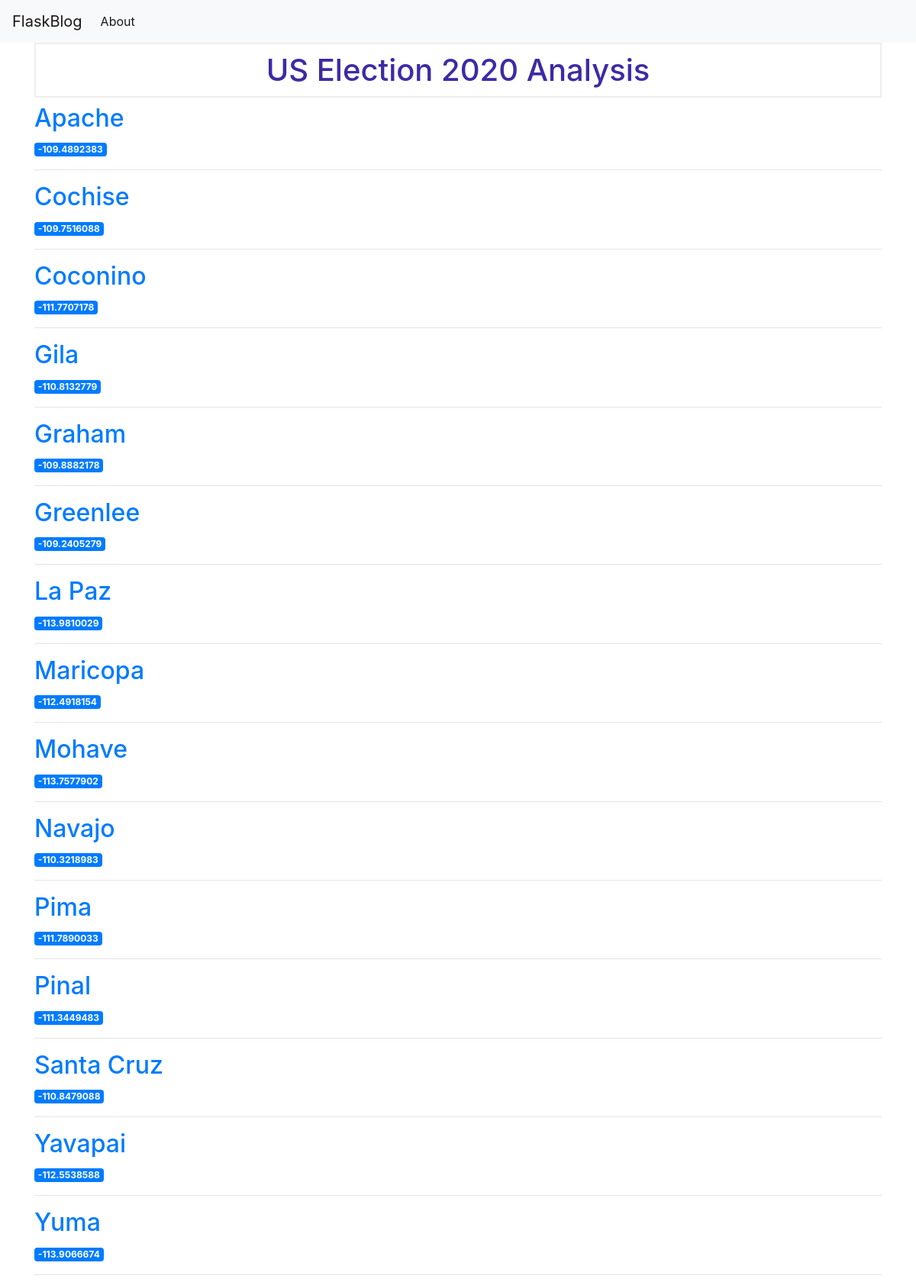
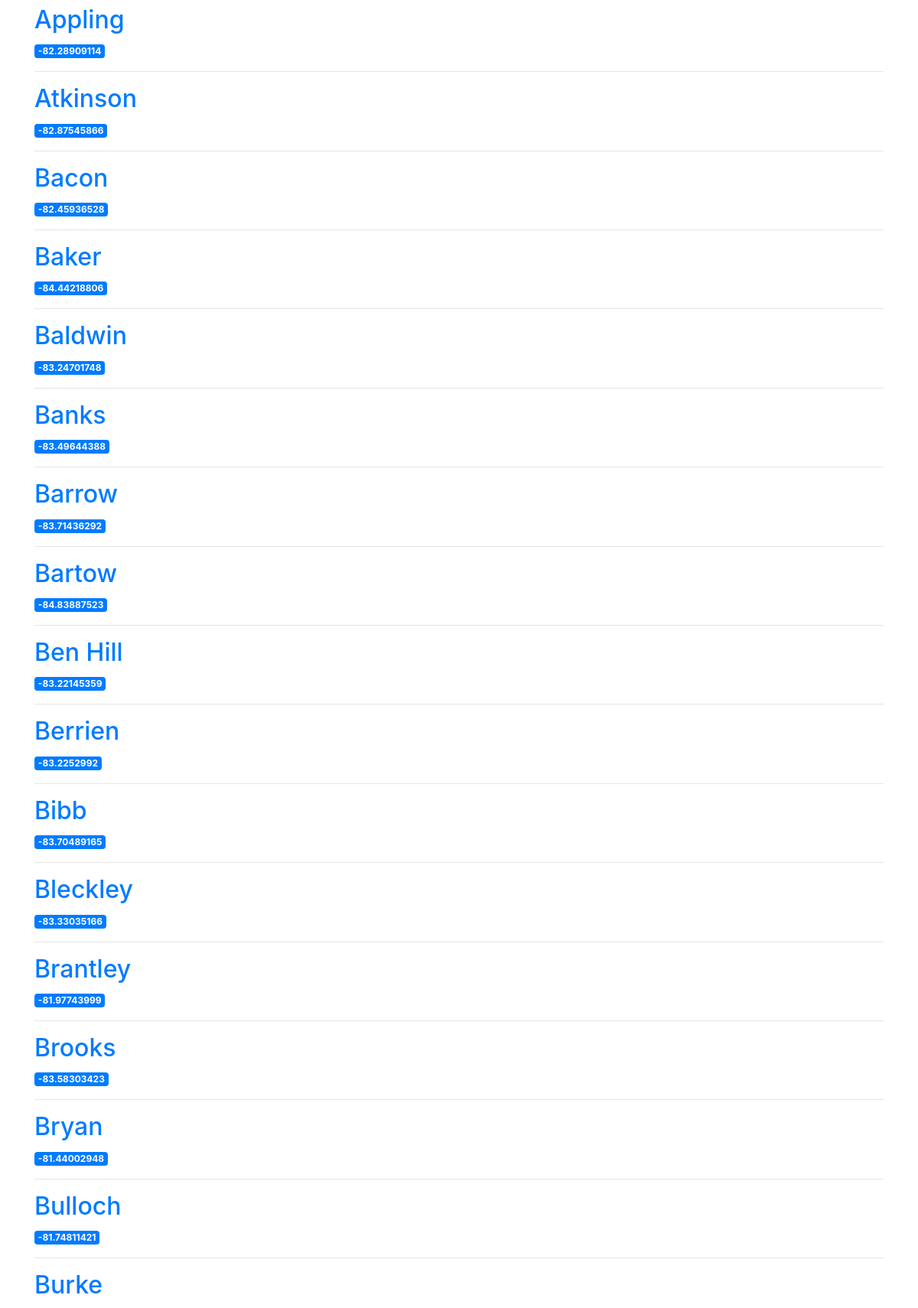
The page / (upper part) on the database its author committed (2 pictures, top to bottom).
### tables this page shows
CREATE TABLE 'US_Elections' (ID INTEGER, county TEXT, state TEXT, "total_percentage16" REAL, "percentage16_Donald_Trump" REAL, "percentage16_Hillary_Clinton" REAL, "total_votes16" INTEGER, "votes16_Donald_Trump" INTEGER, "votes16_Hillary_Clinton" INTEGER, "total_percentage20" REAL, "percentage20_Donald_Trump" REAL, "percentage20_Joe_Biden" REAL, "total_votes20" INTEGER, "votes20_Donald_Trump" INTEGER, "votes20_Joe_Biden" INTEGER, lat REAL, long REAL, cases INTEGER, deaths INTEGER, "percentage_deaths" REAL, TotalPop INTEGER, Men INTEGER, Women INTEGER, Hispanic REAL, White REAL, Black REAL, Native REAL, Asian REAL, Pacific REAL, VotingAgeCitizen INTEGER, Income INTEGER, IncomePerCap INTEGER, Poverty REAL, Professional REAL, Service REAL, Office REAL, Construction REAL, Production REAL, SelfEmployed REAL, FamilyWork REAL, Unemployment REAL, "Total_Mail_Ballots_Returned20" REAL, "Mail_Ballots_Returned_Trump20" REAL, "Mail_Ballots_Returned_Biden20" REAL);

### app.py (the view)
@app.route('/')
def index():
    conn = get_db_connection()
    posts = conn.execute('SELECT * FROM US_Elections').fetchall()
    conn.close()
    return render_template('index.html', posts=posts)

### app.py (called while the page is built)
def get_db_connection():
    conn = sqlite3.connect('US_Elections_Statistics2.sqlite')
    conn.row_factory = sqlite3.Row
    return conn

### templates/index.html (shortened to what this page needs)
<!DOCTYPE html>
<html lang="en">
<head>
    <link rel="stylesheet" href="{{ url_for('static', filename= 'css/style.css') }}">
</head>
<body>
{% extends 'base.html' %}
{% block content %}
    <h1>{% block title %} US Election 2020 Analysis {% endblock %}</h1>
    {% for post in posts %}
        <a href="#">
            <h2>{{ post['county'] }}</h2>
        </a>
        <span class="badge badge-primary">{{ post['long'] }}</span>
        <hr>
    {% endfor %}
{% endblock %}

### templates/base.html (shortened to what this page needs)
<!doctype html>
<html lang="en">
  <head>
    <link rel="stylesheet" href="https://stackpath.bootstrapcdn.com/bootstrap/4.3.1/css/bootstrap.min.css">
  </head>
  <body>
    <nav class="navbar navbar-expand-md navbar-light bg-light">
        <a class="navbar-brand" href="{{ url_for('index')}}">FlaskBlog</a>
        <div class="collapse navbar-collapse" id="navbarNav">
            <ul class="navbar-nav">
            <li class="nav-item active">
                <a class="nav-link" href="#">About</a>
            </li>
            </ul>
        </div>
    </nav>
    <div class="container">
        {% block content %} {% endblock %}
    </div>
  </body>
</html>

### static/css/style.css (style rules this page uses)
h1 { border: 2px #eee solid; color: rgb(61, 42, 165); text-align: center; padding: 10px; }

### rows shown on the page
US_Elections: county "Apache", long "-109.4892383"
US_Elections: county "Cochise", long "-109.7516088"
US_Elections: county "Coconino", long "-111.7707178"
US_Elections: county "Gila", long "-110.8132779"
US_Elections: county "Graham", long "-109.8882178"
US_Elections: county "Greenlee", long "-109.2405279"
US_Elections: county "La Paz", long "-113.9810029"
US_Elections: county "Maricopa", long "-112.4918154"
US_Elections: county "Mohave", long "-113.7577902"
US_Elections: county "Navajo", long "-110.3218983"
US_Elections: county "Pima", long "-111.7890033"
US_Elections: county "Pinal", long "-111.3449483"
US_Elections: county "Santa Cruz", long "-110.8479088"
US_Elections: county "Yavapai", long "-112.5538588"
US_Elections: county "Yuma", long "-113.9066674"
US_Elections: county "Appling", long "-82.28909114"
US_Elections: county "Atkinson", long "-82.87545866"
US_Elections: county "Bacon", long "-82.45936528"
US_Elections: county "Baker", long "-84.44218806"
US_Elections: county "Baldwin", long "-83.24701748"
US_Elections: county "Banks", long "-83.49644388"
US_Elections: county "Barrow", long "-83.71436292"
US_Elections: county "Bartow", long "-84.83887523"
US_Elections: county "Ben Hill", long "-83.22145359"
US_Elections: county "Berrien", long "-83.2252992"
US_Elections: county "Bibb", long "-83.70489165"
US_Elections: county "Bleckley", long "-83.33035166"
US_Elections: county "Brantley", long "-81.97743999"
US_Elections: county "Brooks", long "-83.58303423"
US_Elections: county "Bryan", long "-81.44002948"
US_Elections: county "Bulloch", long "-81.74811421"
US_Elections: county "Burke"
